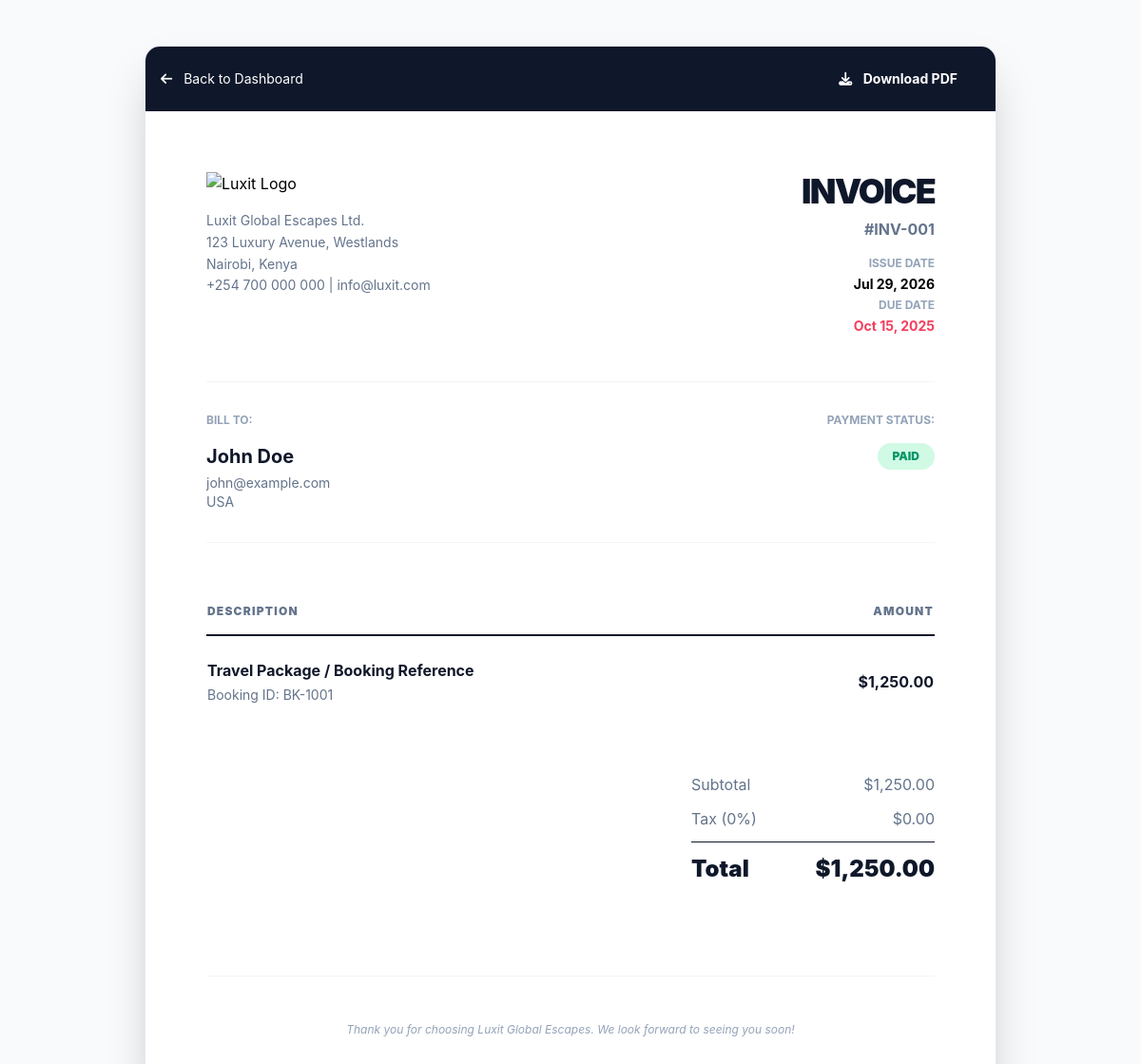
Screenshot of /admin/view-invoice.php?id=INV-001 (signed in) with the database file from the repository.
### tables this page shows
CREATE TABLE `invoices` (
  `id` varchar(20) NOT NULL,
  `customer_id` varchar(20) NOT NULL,
  `booking_id` varchar(20) DEFAULT NULL,
  `amount` decimal(10,2) NOT NULL,
  `status` enum('Unpaid', 'Paid', 'Overdue', 'Partial') DEFAULT 'Unpaid',
  `due_date` date NOT NULL,
  `created_at` timestamp DEFAULT CURRENT_TIMESTAMP,
  PRIMARY KEY (`id`),
  FOREIGN KEY (`customer_id`) REFERENCES `customers`(`id`) ON DELETE CASCADE,
  FOREIGN KEY (`booking_id`) REFERENCES `bookings`(`id`) ON DELETE SET NULL
);

CREATE TABLE `customers` (
  `id` varchar(20) NOT NULL,
  `name` varchar(100) NOT NULL,
  `email` varchar(100) NOT NULL,
  `country` varchar(50) DEFAULT NULL,
  `bookings_count` int(11) DEFAULT 0,
  `joined_date` date NOT NULL,
  `created_at` timestamp DEFAULT CURRENT_TIMESTAMP,
  PRIMARY KEY (`id`),
  UNIQUE KEY `email` (`email`)
);

### admin/view-invoice.php (the view, shortened to what this page needs)
<?php
require_once __DIR__ . '/../includes/db.php';
$id = $_GET['id'] ?? null;
$stmt = $pdo->prepare("SELECT i.*, c.name as customer_name, c.email as customer_email, c.country as customer_country
                       FROM invoices i
                       JOIN customers c ON i.customer_id = c.id
                       WHERE i.id = ?");
$stmt->execute([$id]);
$invoice = $stmt->fetch();
?>
<!DOCTYPE html>
<html lang="en">
<head>
    <script src="https://cdn.tailwindcss.com"></script>
    <link rel="stylesheet" href="https://cdnjs.cloudflare.com/ajax/libs/font-awesome/6.4.0/css/all.min.css">
</head>
<body class="bg-slate-50 p-4 md:p-12">
    <div class="max-w-4xl mx-auto bg-white shadow-2xl rounded-2xl overflow-hidden border border-slate-200 glass">
        <div class="no-print bg-slate-900 text-white p-4 flex justify-between items-center">
            <a href="index.php" class="text-sm hover:text-primary transition"><i class="fas fa-arrow-left mr-2"></i> Back to Dashboard</a>
            <button onclick="window.print()" class="bg-primary px-6 py-2 rounded-xl text-sm font-bold hover:bg-opacity-90 transition">
                <i class="fas fa-download mr-2"></i> Download PDF
            </button>
        </div>
        <div class="p-8 md:p-16">
            <div class="flex flex-col md:flex-row justify-between items-start mb-12">
                <div>
                    <img src="../assets/images/luxit-africa-logo.png" alt="Luxit Logo" class="w-40 mb-4">
                    <p class="text-slate-500 text-sm leading-relaxed">
                        Luxit Global Escapes Ltd.<br>
                        123 Luxury Avenue, Westlands<br>
                        Nairobi, Kenya<br>
                        +254 700 000 000 | info@luxit.com
                    </p>
                </div>
                <div class="mt-8 md:mt-0 text-right">
                    <h1 class="text-4xl font-black text-slate-900 uppercase tracking-tighter">Invoice</h1>
                    <p class="text-slate-500 font-bold mt-2">#<?php echo $invoice['id']; ?></p>
                    <div class="mt-4 space-y-1">
                        <p class="text-xs text-slate-400 uppercase font-bold">Issue Date</p>
                        <p class="text-sm font-bold"><?php echo date('M d, Y', strtotime($invoice['created_at'])); ?></p>
                        <p class="text-xs text-slate-400 uppercase font-bold mt-2">Due Date</p>
                        <p class="text-sm font-bold text-rose-500"><?php echo date('M d, Y', strtotime($invoice['due_date'])); ?></p>
                    </div>
                </div>
            </div>
            <div class="grid grid-cols-2 gap-12 mb-12 border-y border-slate-100 py-8">
                <div>
                    <p class="text-xs text-slate-400 uppercase font-bold mb-4">Bill To:</p>
                    <h3 class="text-xl font-bold text-slate-900"><?php echo $invoice['customer_name']; ?></h3>
                    <p class="text-slate-500 text-sm mt-1"><?php echo $invoice['customer_email']; ?></p>
                    <p class="text-slate-500 text-sm"><?php echo $invoice['customer_country']; ?></p>
                </div>
                <div class="text-right">
                    <p class="text-xs text-slate-400 uppercase font-bold mb-4">Payment Status:</p>
                    <span class="inline-block px-4 py-1.5 rounded-full text-xs font-black uppercase <?php
                        echo $invoice['status'] === 'Paid' ? 'bg-emerald-100 text-emerald-600' : 'bg-rose-100 text-rose-600';
                    ?>">
                        <?php echo $invoice['status']; ?>
                    </span>
                </div>
            </div>
            <table class="w-full mb-12">
                <thead>
                    <tr class="text-left border-b-2 border-slate-900">
                        <th class="py-4 text-xs font-black uppercase tracking-widest text-slate-500">Description</th>
                        <th class="py-4 text-right text-xs font-black uppercase tracking-widest text-slate-500">Amount</th>
                    </tr>
                </thead>
                <tbody class="divide-y divide-slate-100">
                    <tr>
                        <td class="py-6">
                            <p class="font-bold text-slate-900">Travel Package / Booking Reference</p>
                            <p class="text-sm text-slate-500 mt-1">Booking ID: <?php echo $invoice['booking_id'] ?? 'N/A'; ?></p>
                        </td>
                        <td class="py-6 text-right font-bold text-slate-900">$<?php echo number_format($invoice['amount'], 2); ?></td>
                    </tr>
                </tbody>
            </table>
            <div class="flex justify-end">
                <div class="w-full md:w-64 space-y-3">
                    <div class="flex justify-between text-slate-500">
                        <span>Subtotal</span>
                        <span>$<?php echo number_format($invoice['amount'], 2); ?></span>
                    </div>
                    <div class="flex justify-between text-slate-500">
                        <span>Tax (0%)</span>
                        <span>$0.00</span>
                    </div>
                    <div class="flex justify-between text-2xl font-black text-slate-900 pt-3 border-t border-slate-900">
                        <span>Total</span>
                        <span>$<?php echo number_format($invoice['amount'], 2); ?></span>
                    </div>
                </div>
            </div>
            <div class="mt-24 pt-12 border-t border-slate-100 text-center">
                <p class="text-slate-400 text-xs italic">Thank you for choosing Luxit Global Escapes. We look forward to seeing you soon!</p>
            </div>
        </div>
    </div>
</body>
</html>

### admin/view-invoice.php (style rules this page uses)
body { font-family: 'Inter', sans-serif; }

### rows the page displays
invoices: id "INV-001", created_at "Jul 29, 2026", due_date "Oct 15, 2025", customer.name "John Doe", customer.email "john@example.com", customer.country "USA", status "PAID", booking "BK-1001", amount "1,250.00"
